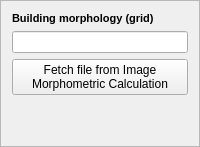
    <widget class="QFrame" name="frame_3">
     <property name="frameShape">
      <enum>QFrame::StyledPanel</enum>
     </property>
     <property name="frameShadow">
      <enum>QFrame::Raised</enum>
     </property>
     <layout class="QGridLayout" name="gridLayout_19">
      <item row="1" column="0">
       <widget class="QLabel" name="label_12">
        <property name="text">
         <string>&lt;!DOCTYPE HTML PUBLIC &quot;-//W3C//DTD HTML 4.0//EN&quot; &quot;http://www.w3.org/TR/REC-html40/strict.dtd&quot;&gt;
&lt;html&gt;&lt;head&gt;&lt;meta name=&quot;qrichtext&quot; content=&quot;1&quot; /&gt;&lt;style type=&quot;text/css&quot;&gt;
p, li { white-space: pre-wrap; }
&lt;/style&gt;&lt;/head&gt;&lt;body style=&quot; font-family:'MS Shell Dlg 2'; font-size:7.8pt; font-weight:400; font-style:normal;&quot;&gt;
&lt;p style=&quot; margin-top:0px; margin-bottom:0px; margin-left:0px; margin-right:0px; -qt-block-indent:0; text-indent:0px;&quot;&gt;&lt;span style=&quot; font-size:8pt; font-weight:600;&quot;&gt;Building morphology (grid)&lt;/span&gt;&lt;/p&gt;&lt;/body&gt;&lt;/html&gt;</string>
        </property>
       </widget>
      </item>
      <item row="5" column="0">
       <spacer name="verticalSpacer_9">
        <property name="orientation">
         <enum>Qt::Vertical</enum>
        </property>
        <property name="sizeHint" stdset="0">
         <size>
          <width>20</width>
          <height>40</height>
         </size>
        </property>
       </spacer>
      </item>
      <item row="4" column="0">
       <widget class="QPushButton" name="pushButtonImportIMPBuild">
        <property name="enabled">
         <bool>true</bool>
        </property>
        <property name="text">
         <string>Fetch file from Image 
Morphometric Calculation</string>
        </property>
       </widget>
      </item>
      <item row="3" column="0">
       <widget class="QLineEdit" name="textInputIMPData">
        <property name="enabled">
         <bool>true</bool>
        </property>
        <property name="maximumSize">
         <size>
          <width>16777215</width>
          <height>22</height>
         </size>
        </property>
       </widget>
      </item>
     </layout>
    </widget>
